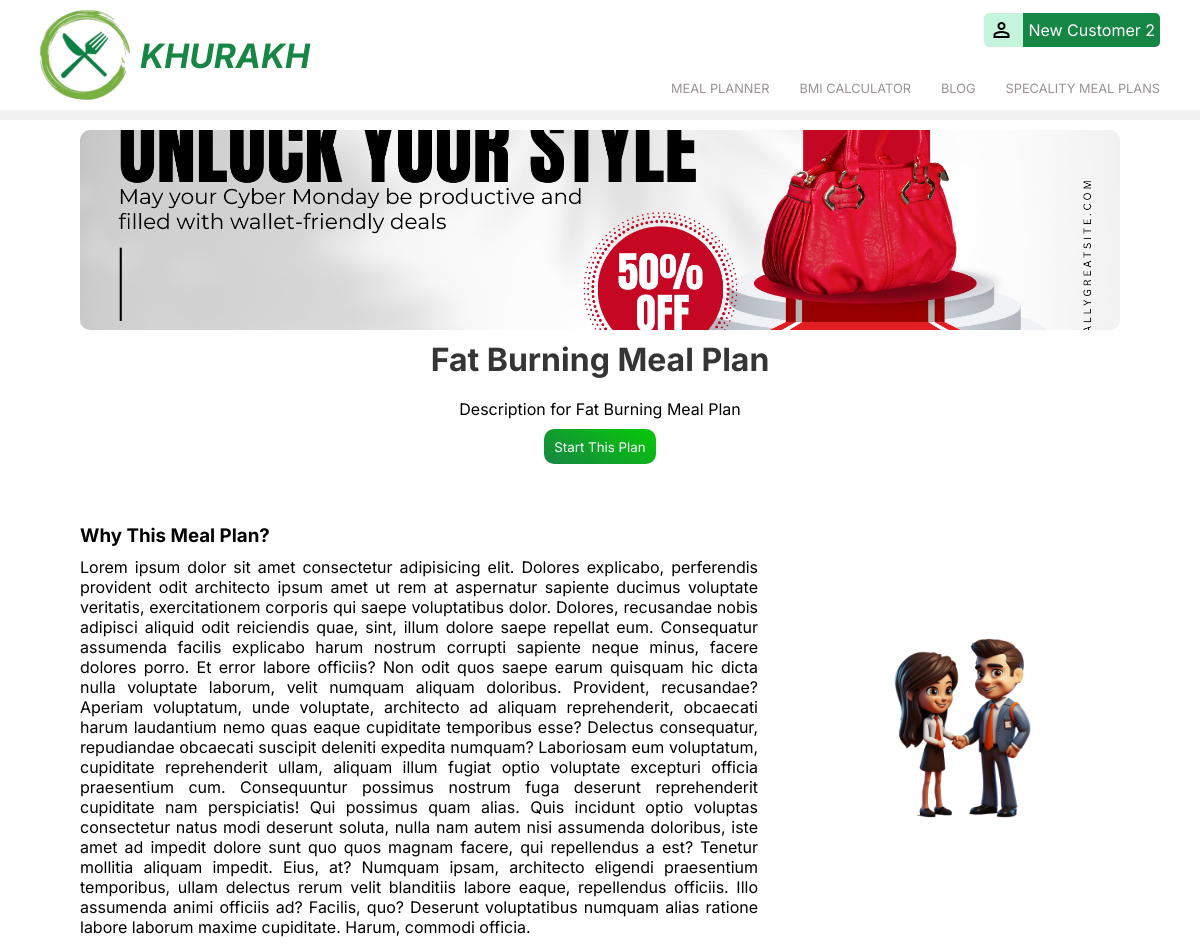
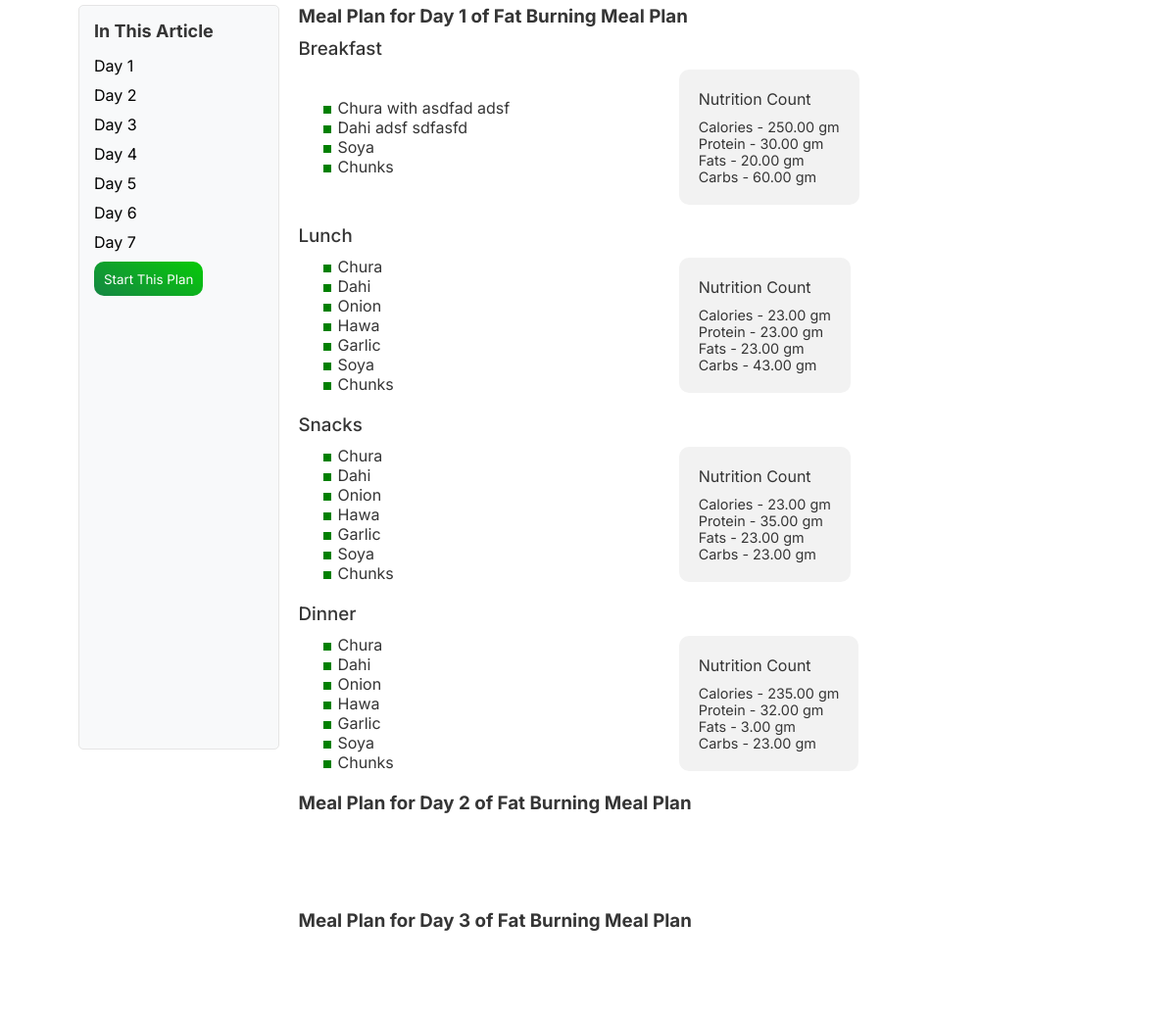
/plan/5/ (signed in, upper part), run on an earlier commit of the app's database (2 pictures, top to bottom).
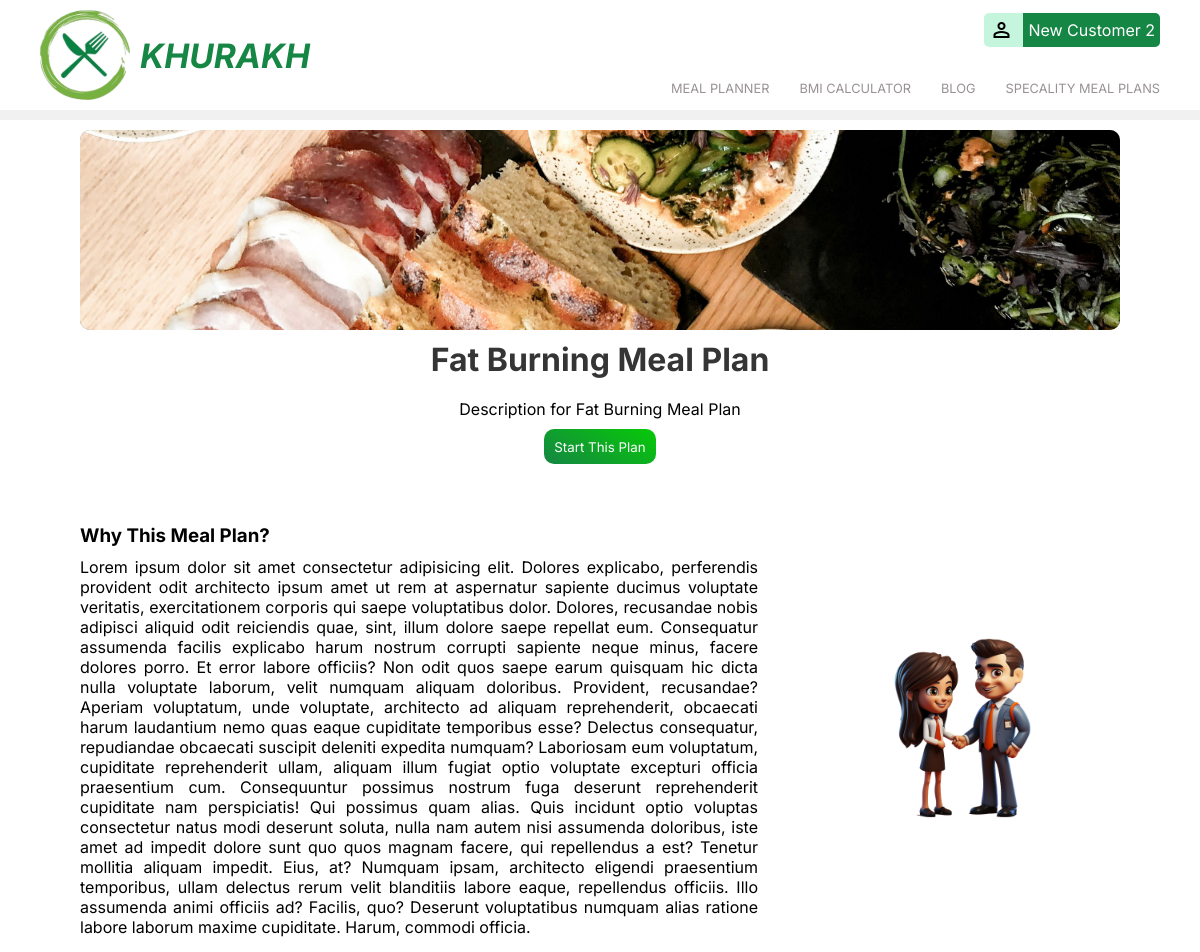
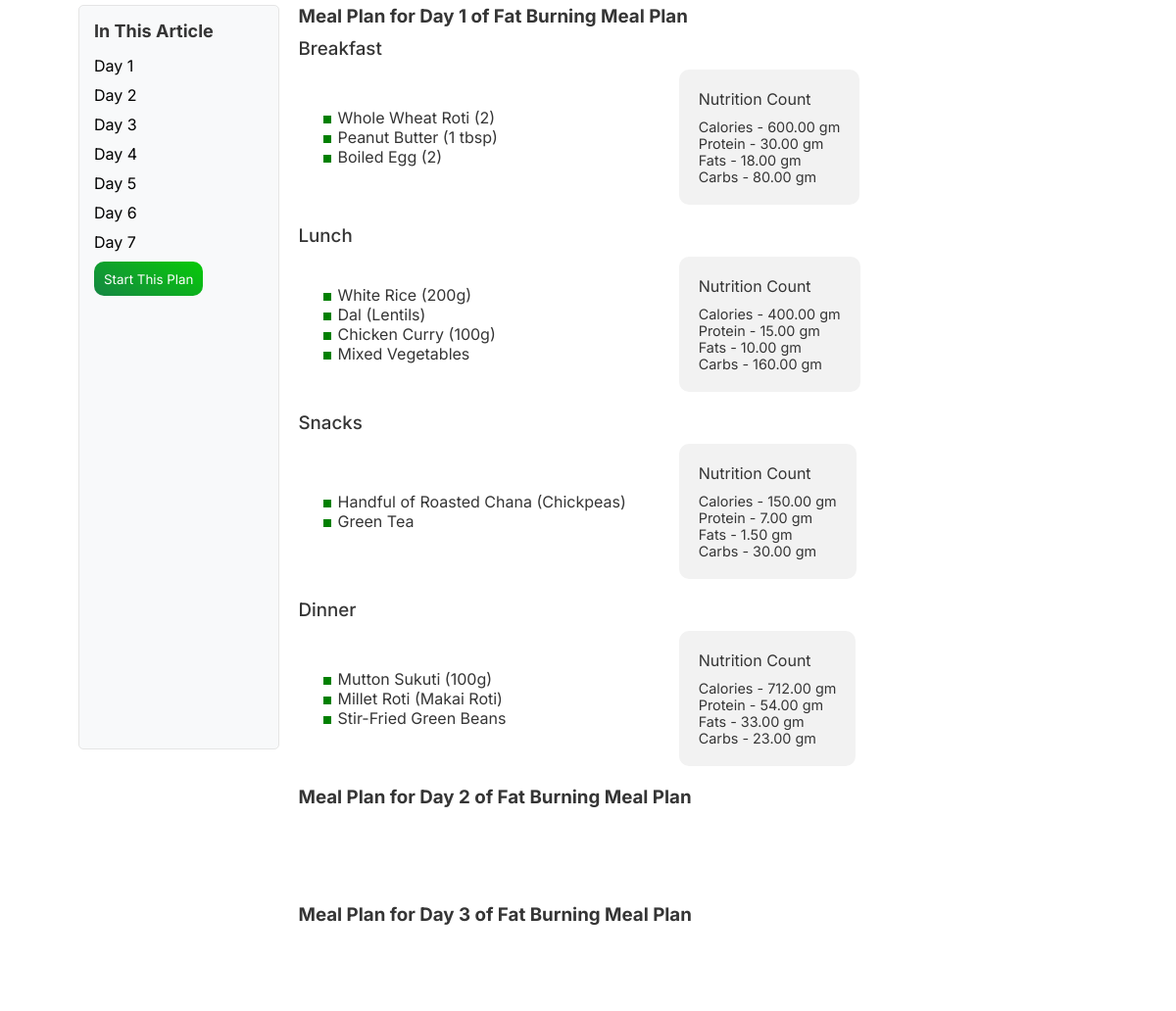
And on a later commit of the database (2 pictures, top to bottom).
### mealplans/models.py (models this page shows, shortened)
class MealPlan(models.Model):
    title = models.CharField(max_length=200)
    plan = models.ForeignKey(Plan,on_delete=models.CASCADE,related_name='meal_plans')
    image = models.ImageField(upload_to='images/plan/meal/',blank=True,null=True)
    health_level = models.IntegerField(choices=HealthLevelChoices.choices,null=True,blank=True)
    description = models.TextField(blank=True,null=True)
    is_popular = models.BooleanField(default=False)
    total_days = models.PositiveIntegerField()
    created_at = models.DateTimeField(auto_now_add=True)
    updated_at = models.DateTimeField(auto_now=True)

class Meal(models.Model):
    daily_plan = models.ForeignKey(DailyPlan,on_delete=models.CASCADE,related_name='meals')
    meal_type = models.CharField(max_length=20, choices=MealType.choices)
    description = models.TextField(blank=True,null=True)
    image = models.ImageField(upload_to='images/plan/meal/',blank=True,null=True)
    food_list = models.JSONField(blank=True,null=True)
    calories = models.DecimalField(max_digits=6, decimal_places=2,blank=True,null=True)  # Calories per serving
    protein = models.DecimalField(max_digits=6, decimal_places=2, null=True, blank=True)
    carbs = models.DecimalField(max_digits=6, decimal_places=2, null=True, blank=True)
    fats = models.DecimalField(max_digits=6, decimal_places=2, null=True, blank=True)
    created_at = models.DateTimeField(auto_now_add=True)
    updated_at = models.DateTimeField(auto_now=True)

### mealplans/views.py (the view)
# urls.py: path('plan/<int:pk>/',views.daily_plan_view,name='daily-plan-content'),
@login_required
def daily_plan_view(request,pk):
    data = get_object_or_404(MealPlan,pk=pk)
    daily_plans = DailyPlan.objects.prefetch_related('meals').filter(mealplan=data)
    plans_descriptions = MealPlanDescription.objects.filter(plan=data)
    already_registered = False
    customer = request.user.customer
    if CustomerRegisteredPlan.objects.filter(customer=customer, plan=data).exists():
        already_registered = True
    print(plans_descriptions)
    return render(request,'mealplanner/daily_plan_view.html',{'data':data,'daily_plans':daily_plans,'descriptions':plans_descriptions,'registered':already_registered,})

### mealplans/models.py (called while the page is built)
    def __str__(self):
        return self.header

### mealplans/templates/mealplanner/daily_plan_view.html (shortened to what this page needs)
{% extends 'main.html' %}
{% load static  %}
{% block content %}
   <div class="meal_planner_content">
    <div class="blog-container">
        <div class="img_banner_box two">
            {% if data.image %}
            <img src="{{data.image.url}}" alt="{{content.title}}">
            {% else %}
            <img src="https://picsum.photos/900/300/" alt="">
            {% endif %}
        </div>
        <h1 class="header">{{data.title}}</h1>
        <p class="title_desc">{{data.description}}
            {% if not registered %}
            <br><button class="global_btn mt-10" onclick="openMealRegistration()">Start This Plan</button>
            {% else %}
            <br><a href="/profile"><button class="global_btn">Already Registered / Go to Profile</button></a>
            {% endif %}
        </p>
    </div>
    <div class="planner_descriptions_box">
        {% for description in descriptions %}
            <div class="box {% if forloop.counter|divisibleby:2 %}reverse{% endif %}">
                <div class="box1">
                    <h3 class="capitalize header">{{description.header}}</h3>
                    <p class="text">{{description.description}}</p>
                </div>
                {% if description.image %}
                    <div class="image_box">
                        <img src="{{description.image.url}}" alt="{{data.title}}">
                    </div>
                {% endif %}
            </div>
        {% endfor %}
    </div>
    <div class="planner_sidebar_container">
        <div class="planner_sidebar content">
            <h3>In This Article</h3>
            <ul id="sidebar-links">
                {% for meals in daily_plans %}
                    <li><a href="#day{{forloop.counter}}" class="sidebar-link">Day {{forloop.counter}}</a></li>
                {% endfor %}
            </ul>
            <button class="global_btn mt-5">Start This Plan</button>
        </div>
        <div id="content" class="content data_body">
            {% for daily_plan in daily_plans %}
                <div id="day{{forloop.counter}}" class="content_box">
                    <h3>{{daily_plan.title}}</h3>
                    {% for meal in daily_plan.meals.all %}
                        <h3 class="type_header">{{meal.meal_type}}</h3>
                        <div class="data_box">
                            <ul class="foods">
                                {% for food in meal.food_list %}
                                 <li>{{food}}</li>
                                {% endfor %}
                            </ul>
                            <ul class="nutrition_count">
                                <p>Nutrition Count</p>
                                <li>Calories - {{meal.calories}} gm</li>
                                <li>Protein - {{meal.protein}} gm</li>
                                <li>Fats - {{meal.fats}} gm</li>
                                <li>Carbs - {{meal.carbs}} gm</li>
                            </ul>
                        </div>
                    {% endfor %}
                </div>
            {% endfor %}
        </div>
       </div>
   </div>
{% endblock content %}

What changed in the data, as far as the page shows it:
changed MealPlan "Fat Burning Meal Plan": image: a different picture
changed DailyPlan "Meal Plan for Day 1 of Fat Burning Meal Plan": gains Meal (meal_type "Breakfast", food_list "Whole Wheat Roti (2)" "Peanut Butter (1 tbsp)" "Boiled Egg (2)", calories "600.00", protein "30.00", fats "18.00", carbs "80.00"); gains Meal (meal_type "Lunch", food_list "White Rice (200g)" "Dal (Lentils)" "Chicken Curry (100g)" "Mixed Vegetables", calories "400.00", protein "15.00", fats "10.00", carbs "160.00"); gains Meal (meal_type "Snacks", food_list "Handful of Roasted Chana (Chickpeas)" "Green Tea", calories "150.00", protein "7.00", fats "1.50", carbs "30.00"); gains Meal (meal_type "Dinner", food_list "Mutton Sukuti (100g)" "Millet Roti (Makai Roti)" "Stir-Fried Green Beans", calories "712.00", protein "54.00", fats "33.00", carbs "23.00"); loses Meal (meal_type "Breakfast", food_list "Chura with asdfad adsf" "Dahi adsf sdfasfd" "Soya" "Chunks", calories "250.00", protein "30.00", fats "20.00", carbs "60.00"); loses Meal (meal_type "Lunch", food_list "Chura" "Dahi" "Onion" "Hawa" "Garlic" "Soya" "Chunks", calories "23.00", protein "23.00", fats "23.00", carbs "43.00"); loses Meal (meal_type "Snacks", food_list "Chura" "Dahi" "Onion" "Hawa" "Garlic" "Soya" "Chunks", calories "23.00", protein "35.00", fats "23.00", carbs "23.00"); loses Meal (meal_type "Dinner", food_list "Chura" "Dahi" "Onion" "Hawa" "Garlic" "Soya" "Chunks", calories "235.00", protein "32.00", fats "3.00", carbs "23.00")
changed Meal "Breakfast": calories "250.00" → "600.00"; fats "20.00" → "18.00"; carbs "60.00" → "80.00"
changed Meal "Lunch": calories "23.00" → "400.00"; protein "23.00" → "15.00"; fats "23.00" → "10.00"; carbs "43.00" → "160.00"
changed Meal "Snacks": calories "23.00" → "150.00"; protein "35.00" → "7.00"; fats "23.00" → "1.50"; carbs "23.00" → "30.00"
changed Meal "Dinner": calories "235.00" → "712.00"; protein "32.00" → "54.00"; fats "3.00" → "33.00"
